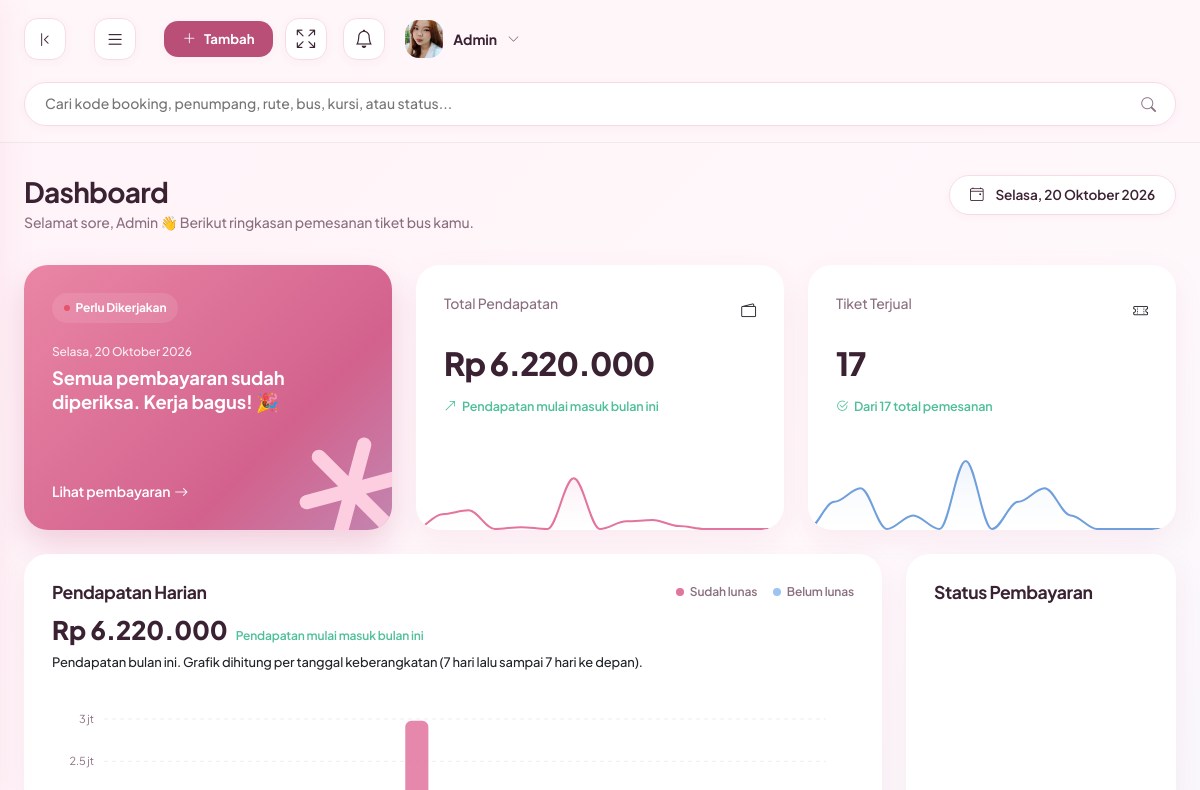
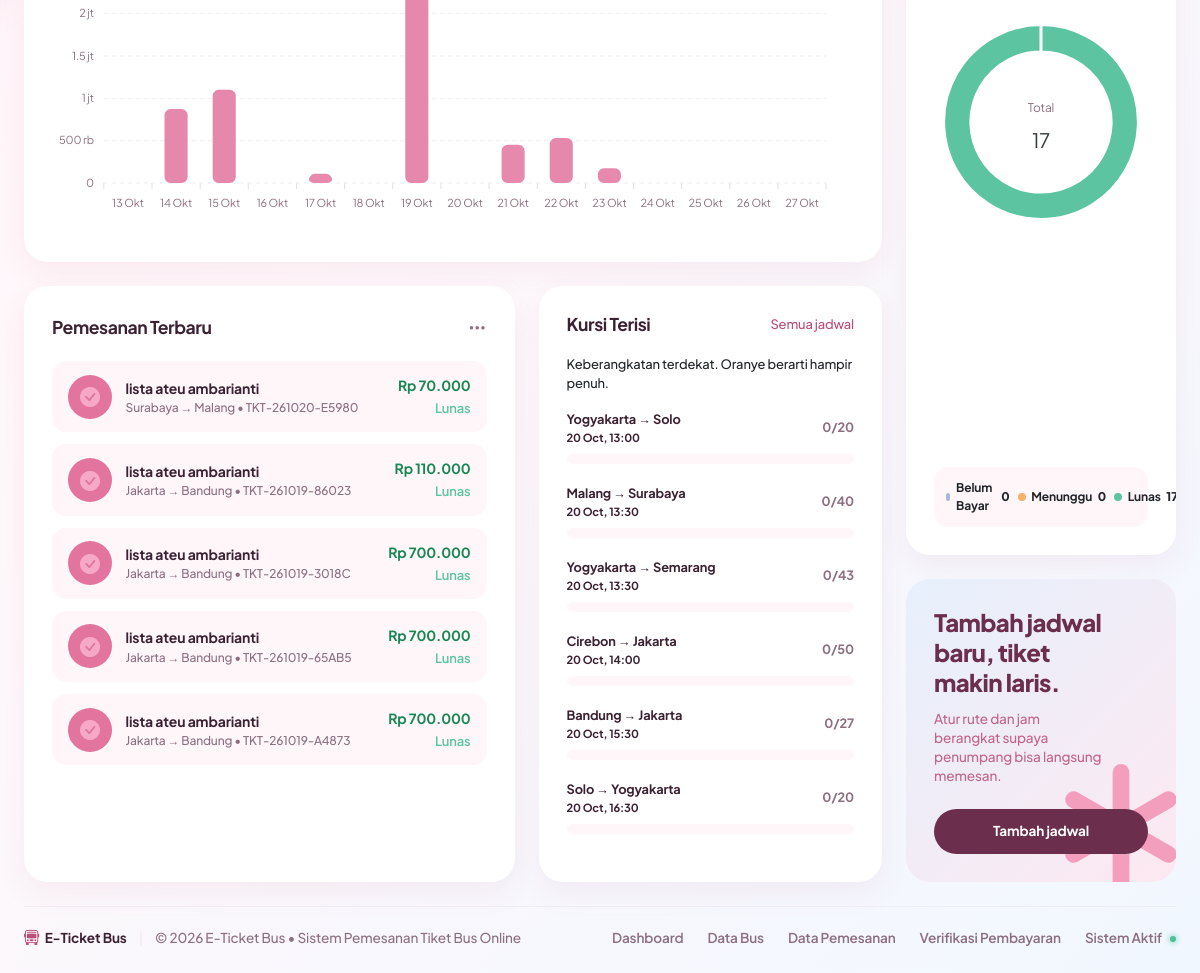
The app's page /admin/index.php (signed in) with its own data (2 pictures, top to bottom).
### tables this page shows
CREATE TABLE `bookings` (
  `id` int NOT NULL,
  `user_id` int NOT NULL,
  `schedule_id` int NOT NULL,
  `nomor_kursi` varchar(60) NOT NULL,
  `jumlah_dewasa` tinyint UNSIGNED NOT NULL DEFAULT '1',
  `jumlah_bayi` tinyint UNSIGNED NOT NULL DEFAULT '0',
  `kode_unik` smallint UNSIGNED NOT NULL DEFAULT '0',
  `batas_bayar` datetime DEFAULT NULL,
  `kode_booking` varchar(50) NOT NULL
);

CREATE TABLE `users` (
  `id` int NOT NULL,
  `nama` varchar(150) NOT NULL,
  `username` varchar(50) NOT NULL,
  `email` varchar(150) NOT NULL,
  `no_hp` varchar(20) DEFAULT NULL,
  `password` varchar(255) NOT NULL,
  `role` enum('admin','kondektur','penumpang') NOT NULL
);

CREATE TABLE `schedules` (
  `id` int NOT NULL,
  `bus_id` int NOT NULL,
  `sopir` varchar(255) NOT NULL,
  `kota_asal` varchar(100) NOT NULL,
  `kota_tujuan` varchar(100) NOT NULL,
  `jam_berangkat` datetime NOT NULL,
  `jam_tiba` datetime DEFAULT NULL,
  `harga` decimal(10,2) NOT NULL
);

### admin/pages/dashboard.php (the view, shortened to what this page needs)
<?php
include_once __DIR__ . '/../database/koneksi.php';
function rp($n) { return 'Rp ' . number_format((int) $n, 0, ',', '.'); }
$hari  = ['Minggu', 'Senin', 'Selasa', 'Rabu', 'Kamis', 'Jumat', 'Sabtu'];
$bulan = ['', 'Januari', 'Februari', 'Maret', 'April', 'Mei', 'Juni', 'Juli', 'Agustus', 'September', 'Oktober', 'November', 'Desember'];
$jam   = (int) date('G');
$sapaan = $jam < 11 ? 'Selamat pagi' : ($jam < 15 ? 'Selamat siang' : ($jam < 18 ? 'Selamat sore' : 'Selamat malam'));
$tgl_panjang = $hari[(int) date('w')] . ', ' . date('j') . ' ' . $bulan[(int) date('n')] . ' ' . date('Y');
$STATUS = [
    'belum'   => ['label' => 'Belum Bayar', 'warna' => '#A9B8D3', 'ikon' => 'bi-clock'],
    'pending' => ['label' => 'Menunggu',    'warna' => '#F6B26B', 'ikon' => 'bi-hourglass-split'],
    'lunas'   => ['label' => 'Lunas',       'warna' => '#5CC4A0', 'ikon' => 'bi-check-circle-fill'],
    'ditolak' => ['label' => 'Ditolak',     'warna' => '#EF6F8A', 'ikon' => 'bi-x-circle-fill'],
];
$PAY = "LEFT JOIN payments p ON p.id = (SELECT MAX(id) FROM payments WHERE booking_id = b.id)";
$jml = ['belum' => 0, 'pending' => 0, 'lunas' => 0, 'ditolak' => 0];
$pendapatan = 0;
$q = $koneksi->query("SELECT COALESCE(p.status,'belum') AS st, COUNT(*) AS n, SUM(s.harga * b.jumlah_dewasa) AS rp
                      FROM bookings b JOIN schedules s ON s.id = b.schedule_id $PAY GROUP BY st");
while ($r = $q->fetch_assoc()) {
    if (isset($jml[$r['st']])) { $jml[$r['st']] = (int) $r['n']; }
    if ($r['st'] === 'lunas')  { $pendapatan = (int) $r['rp']; }
}
$total = array_sum($jml);
$bln_ini  = date('Y-m');
$bln_lalu = date('Y-m', strtotime('first day of last month'));
$st = $koneksi->prepare("SELECT DATE_FORMAT(s.jam_berangkat,'%Y-%m') AS ym, SUM(s.harga * b.jumlah_dewasa) AS rp
                         FROM bookings b JOIN schedules s ON s.id = b.schedule_id $PAY
                         WHERE p.status = 'lunas' AND DATE_FORMAT(s.jam_berangkat,'%Y-%m') IN (?, ?) GROUP BY ym");
$st->bind_param('ss', $bln_ini, $bln_lalu);
$st->execute();
$per_bulan = [$bln_ini => 0, $bln_lalu => 0];
foreach ($st->get_result() as $r) { $per_bulan[$r['ym']] = (int) $r['rp']; }
$ini = $per_bulan[$bln_ini]; $lalu = $per_bulan[$bln_lalu];
if ($lalu > 0) {
    $persen = round(($ini - $lalu) / $lalu * 100);
    $naik = $persen >= 0;
    $teks_tren = ($naik ? '+' : '') . $persen . '% dari bulan lalu';
} else {
    $naik = true;
    $teks_tren = $ini > 0 ? 'Pendapatan mulai masuk bulan ini' : 'Belum ada pembanding bulan lalu';
}
$terbaru = $koneksi->query("SELECT b.id, b.kode_booking, u.nama, s.kota_asal, s.kota_tujuan, s.harga * b.jumlah_dewasa AS harga, COALESCE(p.status,'belum') AS st
                            FROM bookings b JOIN users u ON u.id = b.user_id JOIN schedules s ON s.id = b.schedule_id $PAY
                            ORDER BY b.id DESC LIMIT 5");
$berangkat = $koneksi->query("SELECT s.kota_asal, s.kota_tujuan, s.jam_berangkat, bs.kapasitas_kursi,
                                (SELECT COALESCE(SUM(b.jumlah_dewasa), 0) FROM bookings b $PAY WHERE b.schedule_id = s.id AND COALESCE(p.status,'belum') <> 'ditolak') AS terisi
                              FROM schedules s JOIN buses bs ON bs.id = s.bus_id
                              WHERE s.jam_berangkat >= NOW() ORDER BY s.jam_berangkat ASC LIMIT 6");
$A = BASE_URL . '/admin/index.php';
?>
<div class="page-header">
  <div>
    <h1 class="page-title">Dashboard</h1>
    <p class="page-subtitle"><?= $sapaan ?>, Admin 👋 Berikut ringkasan pemesanan tiket bus kamu.</p>
  </div>
  <span class="btn-date-picker"><i class="bi bi-calendar4-event"></i> <span><?= $tgl_panjang ?></span></span>
</div>
<div class="row g-4">
  <div class="col-12">
    <div class="row g-4">
      <div class="col-md-4">
        <div class="card alert-green-card">
          <div class="position-relative z-index-2">
            <span class="alert-green-badge">Perlu Dikerjakan</span>
            <div class="alert-green-date"><?= $tgl_panjang ?></div>
            <div class="alert-green-text">
              <?= $jml['pending'] > 0 ? $jml['pending'] . ' pembayaran menunggu kamu periksa' : 'Semua pembayaran sudah diperiksa. Kerja bagus! 🎉' ?>
            </div>
          </div>
          <a href="<?= $A ?>?page=verifikasi_pembayaran" class="alert-green-link z-index-2">
            <span><?= $jml['pending'] > 0 ? 'Periksa sekarang' : 'Lihat pembayaran' ?></span>
            <i class="bi bi-arrow-right"></i>
          </a>
        </div>
      </div>
      <div class="col-md-4">
        <div class="card card-stat d-flex flex-column justify-content-between">
          <div>
            <div class="card-header">
              <span class="stat-label">Total Pendapatan</span>
              <i class="bi bi-wallet2 text-muted-green"></i>
            </div>
            <div class="stat-value"><?= rp($pendapatan) ?></div>
            <div class="trend-badge <?= $naik ? 'trend-up' : 'trend-down' ?>">
              <i class="bi <?= $naik ? 'bi-arrow-up-right' : 'bi-arrow-down-left' ?>"></i>
              <span><?= $teks_tren ?></span>
            </div>
          </div>
          <div class="sparkline-container sparkline-card-footer"><div id="spark-pendapatan"></div></div>
        </div>
      </div>
      <div class="col-md-4">
        <div class="card card-stat d-flex flex-column justify-content-between">
          <div>
            <div class="card-header">
              <span class="stat-label">Tiket Terjual</span>
              <i class="bi bi-ticket-perforated text-muted-green"></i>
            </div>
            <div class="stat-value"><?= $jml['lunas'] ?></div>
            <div class="trend-badge trend-up">
              <i class="bi bi-check2-circle"></i>
              <span>Dari <?= $total ?> total pemesanan</span>
            </div>
          </div>
          <div class="sparkline-container sparkline-card-footer"><div id="spark-tiket"></div></div>
        </div>
      </div>
    </div>
  </div>
  <div class="col-xl-9 col-lg-8">
    <div class="row g-4">
      <div class="col-12">
        <div class="card mb-0">
          <div class="card-header mb-2">
            <h2 class="card-title">Pendapatan Harian</h2>
            <div class="d-flex gap-3 align-items-center">
              <div class="chart-legend-item"><span class="legend-dot bg-forest-medium"></span><span class="chart-legend-label">Sudah lunas</span></div>
              <div class="chart-legend-item"><span class="legend-dot bg-lime-accent"></span><span class="chart-legend-label">Belum lunas</span></div>
            </div>
          </div>
          <div class="d-flex align-items-baseline gap-2 mb-1">
            <span class="stat-value-amount"><?= rp($ini) ?></span>
            <span class="trend-badge <?= $naik ? 'trend-up' : 'trend-down' ?> fs-xs"><?= $teks_tren ?></span>
          </div>
          <p class="text-muted-green mb-3 small">Pendapatan bulan ini. Grafik dihitung per tanggal keberangkatan (7 hari lalu sampai 7 hari ke depan).</p>
          <div id="chart-pendapatan"></div>
        </div>
      </div>
      <div class="col-md-7 d-flex flex-column">
        <div class="card h-100 flex-grow-1">
          <div class="card-header">
            <h2 class="card-title">Pemesanan Terbaru</h2>
            <div class="dropdown">
              <button class="card-more-btn" type="button" data-bs-toggle="dropdown" aria-expanded="false" aria-label="Opsi"><i class="bi bi-three-dots"></i></button>
            </div>
          </div>
          <div class="transaction-list">
            <?php while ($b = $terbaru->fetch_assoc()) : $s = $STATUS[$b['st']] ?? $STATUS['belum']; ?>
              <div class="transaction-item">
                <div class="transaction-icon bg-forest-light text-lime"><i class="bi <?= $s['ikon'] ?>"></i></div>
                <div class="transaction-info">
                  <a class="transaction-name text-decoration-none" href="<?= $A ?>?page=data_pemesanan&aksi=detail&id=<?= (int) $b['id'] ?>"><?= htmlspecialchars($b['nama']) ?></a>
                  <div class="transaction-date"><?= htmlspecialchars($b['kota_asal']) ?> → <?= htmlspecialchars($b['kota_tujuan']) ?> • <?= htmlspecialchars($b['kode_booking']) ?></div>
                </div>
                <div class="text-end">
                  <div class="transaction-amount <?= $b['st'] === 'lunas' ? 'text-success' : 'text-main' ?>"><?= rp($b['harga']) ?></div>
                  <small style="color:<?= $s['warna'] ?>;font-weight:600"><?= $s['label'] ?></small>
                </div>
              </div>
            <?php endwhile; ?>
          </div>
        </div>
      </div>
      <div class="col-md-5 d-flex flex-column">
        <div class="card h-100 flex-grow-1">
          <div class="card-header">
            <h2 class="card-title">Kursi Terisi</h2>
            <a href="<?= $A ?>?page=jadwal_dan_rute" class="text-muted-green small text-decoration-none">Semua jadwal</a>
          </div>
          <p class="text-muted-green small mb-3">Keberangkatan terdekat. Oranye berarti hampir penuh.</p>
          <?php while ($j = $berangkat->fetch_assoc()) :
            $kap = max(1, (int) $j['kapasitas_kursi']); $isi = (int) $j['terisi'];
            $pct = min(100, round($isi / $kap * 100));
          ?>
            <div class="progress-container">
              <div class="progress-label-row">
                <span class="progress-label"><?= htmlspecialchars($j['kota_asal']) ?> → <?= htmlspecialchars($j['kota_tujuan']) ?>
                  <small class="text-muted-green d-block"><?= date('j M, H:i', strtotime($j['jam_berangkat'])) ?></small></span>
                <span class="progress-value"><?= $isi ?>/<?= $kap ?></span>
              </div>
              <div class="progress" role="progressbar" aria-valuenow="<?= $pct ?>" aria-valuemin="0" aria-valuemax="100">
              </div>
            </div>
          <?php endwhile; ?>
        </div>
      </div>
    </div>
  </div>
  <div class="col-xl-3 col-lg-4">
    <div class="right-panel-wrapper d-flex flex-column gap-4 h-100">
      <div class="card flex-grow-1 d-flex flex-column justify-content-between mb-0">
        <div class="card-header mb-1"><h2 class="card-title">Status Pembayaran</h2></div>
        <?php if ($total === 0) : ?>
          <p class="text-muted-green text-center py-5 mb-0">Belum ada pemesanan.</p>
        <?php else : ?>
          <div id="chart-status"></div>
        <?php endif; ?>
        <div class="chart-legends-container">
          <?php foreach ($STATUS as $k => $s) : ?>
            <div class="chart-legend-item">
              <span class="legend-dot" style="background:<?= $s['warna'] ?>"></span>
              <span class="text-muted-green"><?= $s['label'] ?></span>
              <strong class="ms-auto"><?= $jml[$k] ?></strong>
            </div>
          <?php endforeach; ?>
        </div>
      </div>
      <div class="promo-banner-card">
        <h3 class="promo-title">Tambah jadwal baru, tiket makin laris.</h3>
        <p class="promo-desc">Atur rute dan jam berangkat supaya penumpang bisa langsung memesan.</p>
        <a href="<?= $A ?>?page=jadwal_dan_rute&aksi=tambah" class="btn-promo text-decoration-none d-inline-block">Tambah jadwal</a>
      </div>
    </div>
  </div>
</div>

### records on screen
bookings: user.nama "lista ateu ambarianti", schedule.kota_asal "Surabaya", schedule.kota_tujuan "Malang", kode_booking "TKT-261020-E5980", harga "Rp 70.000", label "Lunas"
bookings: user.nama "lista ateu ambarianti", schedule.kota_asal "Jakarta", schedule.kota_tujuan "Bandung", kode_booking "TKT-261019-86023", harga "Rp 110.000", label "Lunas"
bookings: user.nama "lista ateu ambarianti", schedule.kota_asal "Jakarta", schedule.kota_tujuan "Bandung", kode_booking "TKT-261019-3018C", harga "Rp 700.000", label "Lunas"
bookings: user.nama "lista ateu ambarianti", schedule.kota_asal "Jakarta", schedule.kota_tujuan "Bandung", kode_booking "TKT-261019-65AB5", harga "Rp 700.000", label "Lunas"
bookings: user.nama "lista ateu ambarianti", schedule.kota_asal "Jakarta", schedule.kota_tujuan "Bandung", kode_booking "TKT-261019-A4873", harga "Rp 700.000", label "Lunas"

### other values on screen
$_SESSION['nama'] "Admin"
rp($pendapatan) "Rp 6.220.000"
$teks_tren "Pendapatan mulai masuk bulan ini"
$jml['lunas'] "17"
$total "17"
rp($ini) "Rp 6.220.000"
$j['kota_asal'] "Yogyakarta"
$j['kota_tujuan'] "Solo"
date('j M, H:i', strtotime($j['jam_berangkat'])) "20 Oct, 13:00"
$isi "0"
$kap "20"
$j['kota_asal'] "Malang"
$j['kota_tujuan'] "Surabaya"
date('j M, H:i', strtotime($j['jam_berangkat'])) "20 Oct, 13:30"
$kap "40"
